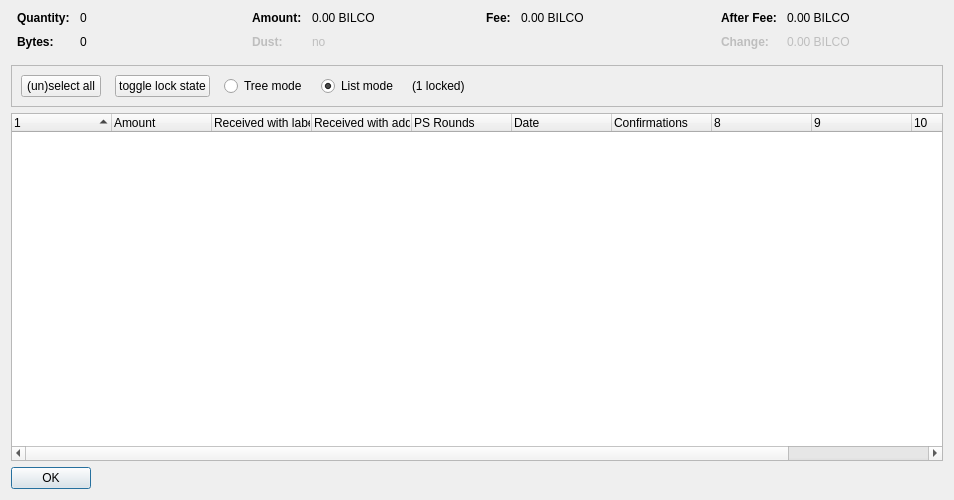
<?xml version="1.0" encoding="UTF-8"?>
<ui version="4.0">
 <class>CoinControlDialog</class>
 <widget class="QDialog" name="CoinControlDialog">
  <property name="geometry">
   <rect>
    <x>0</x>
    <y>0</y>
    <width>954</width>
    <height>500</height>
   </rect>
  </property>
  <property name="windowTitle">
   <string>Coin Selection</string>
  </property>
  <layout class="QVBoxLayout" name="verticalLayout">
   <item>
    <layout class="QHBoxLayout" name="horizontalLayoutTop" stretch="0,0,0,0">
     <property name="topMargin">
      <number>0</number>
     </property>
     <property name="bottomMargin">
      <number>10</number>
     </property>
     <item>
      <layout class="QFormLayout" name="formLayoutCoinControl1">
       <property name="horizontalSpacing">
        <number>10</number>
       </property>
       <property name="verticalSpacing">
        <number>10</number>
       </property>
       <property name="leftMargin">
        <number>6</number>
       </property>
       <property name="rightMargin">
        <number>6</number>
       </property>
       <item row="0" column="0">
        <widget class="QLabel" name="labelCoinControlQuantityText">
         <property name="font">
          <font>
           <weight>75</weight>
           <bold>true</bold>
          </font>
         </property>
         <property name="text">
          <string>Quantity:</string>
         </property>
        </widget>
       </item>
       <item row="0" column="1">
        <widget class="QLabel" name="labelCoinControlQuantity">
         <property name="cursor">
          <cursorShape>IBeamCursor</cursorShape>
         </property>
         <property name="contextMenuPolicy">
          <enum>Qt::ActionsContextMenu</enum>
         </property>
         <property name="text">
          <string notr="true">0</string>
         </property>
         <property name="textInteractionFlags">
          <set>Qt::LinksAccessibleByMouse|Qt::TextSelectableByKeyboard|Qt::TextSelectableByMouse</set>
         </property>
        </widget>
       </item>
       <item row="1" column="0">
        <widget class="QLabel" name="labelCoinControlBytesText">
         <property name="font">
          <font>
           <weight>75</weight>
           <bold>true</bold>
          </font>
         </property>
         <property name="text">
          <string>Bytes:</string>
         </property>
        </widget>
       </item>
       <item row="1" column="1">
        <widget class="QLabel" name="labelCoinControlBytes">
         <property name="cursor">
          <cursorShape>IBeamCursor</cursorShape>
         </property>
         <property name="contextMenuPolicy">
          <enum>Qt::ActionsContextMenu</enum>
         </property>
         <property name="text">
          <string notr="true">0</string>
         </property>
         <property name="textInteractionFlags">
          <set>Qt::LinksAccessibleByMouse|Qt::TextSelectableByKeyboard|Qt::TextSelectableByMouse</set>
         </property>
        </widget>
       </item>
      </layout>
     </item>
     <item>
      <layout class="QFormLayout" name="formLayoutCoinControl2">
       <property name="horizontalSpacing">
        <number>10</number>
       </property>
       <property name="verticalSpacing">
        <number>10</number>
       </property>
       <property name="leftMargin">
        <number>6</number>
       </property>
       <property name="rightMargin">
        <number>6</number>
       </property>
       <item row="0" column="0">
        <widget class="QLabel" name="labelCoinControlAmountText">
         <property name="font">
          <font>
           <weight>75</weight>
           <bold>true</bold>
          </font>
         </property>
         <property name="text">
          <string>Amount:</string>
         </property>
        </widget>
       </item>
       <item row="0" column="1">
        <widget class="QLabel" name="labelCoinControlAmount">
         <property name="cursor">
          <cursorShape>IBeamCursor</cursorShape>
         </property>
         <property name="contextMenuPolicy">
          <enum>Qt::ActionsContextMenu</enum>
         </property>
         <property name="text">
          <string notr="true">0.00 BILCO</string>
         </property>
         <property name="textInteractionFlags">
          <set>Qt::LinksAccessibleByMouse|Qt::TextSelectableByKeyboard|Qt::TextSelectableByMouse</set>
         </property>
        </widget>
       </item>
       <item row="1" column="0">
        <widget class="QLabel" name="labelCoinControlLowOutputText">
         <property name="enabled">
          <bool>false</bool>
         </property>
         <property name="font">
          <font>
           <weight>75</weight>
           <bold>true</bold>
          </font>
         </property>
         <property name="text">
          <string>Dust:</string>
         </property>
        </widget>
       </item>
       <item row="1" column="1">
        <widget class="QLabel" name="labelCoinControlLowOutput">
         <property name="enabled">
          <bool>false</bool>
         </property>
         <property name="cursor">
          <cursorShape>IBeamCursor</cursorShape>
         </property>
         <property name="contextMenuPolicy">
          <enum>Qt::ActionsContextMenu</enum>
         </property>
         <property name="text">
          <string notr="true">no</string>
         </property>
         <property name="textInteractionFlags">
          <set>Qt::LinksAccessibleByMouse|Qt::TextSelectableByKeyboard|Qt::TextSelectableByMouse</set>
         </property>
        </widget>
       </item>
      </layout>
     </item>
     <item>
      <layout class="QFormLayout" name="formLayoutCoinControl3">
       <property name="horizontalSpacing">
        <number>10</number>
       </property>
       <property name="verticalSpacing">
        <number>10</number>
       </property>
       <property name="leftMargin">
        <number>6</number>
       </property>
       <property name="rightMargin">
        <number>6</number>
       </property>
       <item row="0" column="0">
        <widget class="QLabel" name="labelCoinControlFeeText">
         <property name="font">
          <font>
           <weight>75</weight>
           <bold>true</bold>
          </font>
         </property>
         <property name="text">
          <string>Fee:</string>
         </property>
        </widget>
       </item>
       <item row="0" column="1">
        <widget class="QLabel" name="labelCoinControlFee">
         <property name="cursor">
          <cursorShape>IBeamCursor</cursorShape>
         </property>
         <property name="contextMenuPolicy">
          <enum>Qt::ActionsContextMenu</enum>
         </property>
         <property name="text">
          <string notr="true">0.00 BILCO</string>
         </property>
         <property name="textInteractionFlags">
          <set>Qt::LinksAccessibleByMouse|Qt::TextSelectableByKeyboard|Qt::TextSelectableByMouse</set>
         </property>
        </widget>
       </item>
      </layout>
     </item>
     <item>
      <layout class="QFormLayout" name="formLayoutCoinControl4">
       <property name="horizontalSpacing">
        <number>10</number>
       </property>
       <property name="verticalSpacing">
        <number>10</number>
       </property>
       <property name="leftMargin">
        <number>6</number>
       </property>
       <property name="rightMargin">
        <number>6</number>
       </property>
       <item row="0" column="0">
        <widget class="QLabel" name="labelCoinControlAfterFeeText">
         <property name="font">
          <font>
           <weight>75</weight>
           <bold>true</bold>
          </font>
         </property>
         <property name="text">
          <string>After Fee:</string>
         </property>
        </widget>
       </item>
       <item row="0" column="1">
        <widget class="QLabel" name="labelCoinControlAfterFee">
         <property name="cursor">
          <cursorShape>IBeamCursor</cursorShape>
         </property>
         <property name="contextMenuPolicy">
          <enum>Qt::ActionsContextMenu</enum>
         </property>
         <property name="text">
          <string notr="true">0.00 BILCO</string>
         </property>
         <property name="textInteractionFlags">
          <set>Qt::LinksAccessibleByMouse|Qt::TextSelectableByKeyboard|Qt::TextSelectableByMouse</set>
         </property>
        </widget>
       </item>
       <item row="1" column="0">
        <widget class="QLabel" name="labelCoinControlChangeText">
         <property name="enabled">
          <bool>false</bool>
         </property>
         <property name="font">
          <font>
           <weight>75</weight>
           <bold>true</bold>
          </font>
         </property>
         <property name="text">
          <string>Change:</string>
         </property>
        </widget>
       </item>
       <item row="1" column="1">
        <widget class="QLabel" name="labelCoinControlChange">
         <property name="enabled">
          <bool>false</bool>
         </property>
         <property name="cursor">
          <cursorShape>IBeamCursor</cursorShape>
         </property>
         <property name="contextMenuPolicy">
          <enum>Qt::ActionsContextMenu</enum>
         </property>
         <property name="text">
          <string notr="true">0.00 BILCO</string>
         </property>
         <property name="textInteractionFlags">
          <set>Qt::LinksAccessibleByMouse|Qt::TextSelectableByKeyboard|Qt::TextSelectableByMouse</set>
         </property>
        </widget>
       </item>
      </layout>
     </item>
    </layout>
   </item>
   <item>
    <widget class="QFrame" name="frame">
     <property name="minimumSize">
      <size>
       <width>0</width>
       <height>40</height>
      </size>
     </property>
     <property name="frameShape">
      <enum>QFrame::StyledPanel</enum>
     </property>
     <property name="frameShadow">
      <enum>QFrame::Sunken</enum>
     </property>
     <layout class="QHBoxLayout" name="horizontalLayout">
      <item>
       <layout class="QHBoxLayout" name="horizontalLayoutPanel" stretch="0,0,0,0,0,0">
        <property name="spacing">
         <number>14</number>
        </property>
        <item>
         <widget class="QPushButton" name="pushButtonSelectAll">
          <property name="sizePolicy">
           <sizepolicy hsizetype="Maximum" vsizetype="Fixed">
            <horstretch>0</horstretch>
            <verstretch>0</verstretch>
           </sizepolicy>
          </property>
          <property name="text">
           <string>(un)select all</string>
          </property>
          <property name="autoDefault">
           <bool>false</bool>
          </property>
         </widget>
        </item>
        <item>
         <widget class="QPushButton" name="pushButtonToggleLock">
          <property name="sizePolicy">
           <sizepolicy hsizetype="Maximum" vsizetype="Fixed">
            <horstretch>0</horstretch>
            <verstretch>0</verstretch>
           </sizepolicy>
          </property>
          <property name="text">
           <string>toggle lock state</string>
          </property>
          <property name="autoDefault">
           <bool>false</bool>
          </property>
         </widget>
        </item>
        <item>
         <widget class="QRadioButton" name="radioTreeMode">
          <property name="sizePolicy">
           <sizepolicy hsizetype="Maximum" vsizetype="Fixed">
            <horstretch>0</horstretch>
            <verstretch>0</verstretch>
           </sizepolicy>
          </property>
          <property name="text">
           <string>Tree mode</string>
          </property>
         </widget>
        </item>
        <item>
         <widget class="QRadioButton" name="radioListMode">
          <property name="sizePolicy">
           <sizepolicy hsizetype="Maximum" vsizetype="Fixed">
            <horstretch>0</horstretch>
            <verstretch>0</verstretch>
           </sizepolicy>
          </property>
          <property name="text">
           <string>List mode</string>
          </property>
          <property name="checked">
           <bool>true</bool>
          </property>
         </widget>
        </item>
        <item>
         <widget class="QLabel" name="labelLocked">
          <property name="text">
           <string>(1 locked)</string>
          </property>
         </widget>
        </item>
        <item>
         <spacer name="horizontalSpacer">
          <property name="orientation">
           <enum>Qt::Horizontal</enum>
          </property>
          <property name="sizeHint" stdset="0">
           <size>
            <width>40</width>
            <height>20</height>
           </size>
          </property>
         </spacer>
        </item>
       </layout>
      </item>
     </layout>
    </widget>
   </item>
   <item>
    <widget class="CoinControlTreeWidget" name="treeWidget">
     <property name="contextMenuPolicy">
      <enum>Qt::CustomContextMenu</enum>
     </property>
     <property name="sortingEnabled">
      <bool>false</bool>
     </property>
     <property name="columnCount">
      <number>11</number>
     </property>
     <attribute name="headerShowSortIndicator" stdset="0">
      <bool>true</bool>
     </attribute>
     <attribute name="headerStretchLastSection">
      <bool>false</bool>
     </attribute>
     <column>
      <property name="text">
       <string/>
      </property>
     </column>
     <column>
      <property name="text">
       <string>Amount</string>
      </property>
     </column>
     <column>
      <property name="text">
       <string>Received with label</string>
      </property>
     </column>
     <column>
      <property name="text">
       <string>Received with address</string>
      </property>
     </column>
     <column>
      <property name="text">
       <string>PS Rounds</string>
      </property>
     </column>
     <column>
      <property name="text">
       <string>Date</string>
      </property>
     </column>
     <column>
      <property name="text">
       <string>Confirmations</string>
      </property>
      <property name="toolTip">
       <string>Confirmed</string>
      </property>
     </column>
     <column>
      <property name="text">
       <string/>
      </property>
     </column>
     <column>
      <property name="text">
       <string/>
      </property>
     </column>
     <column>
      <property name="text">
       <string/>
      </property>
     </column>
     <column>
      <property name="text">
       <string/>
      </property>
     </column>
    </widget>
   </item>
   <item>
    <widget class="QDialogButtonBox" name="buttonBox">
     <property name="sizePolicy">
      <sizepolicy hsizetype="Maximum" vsizetype="Fixed">
       <horstretch>0</horstretch>
       <verstretch>0</verstretch>
      </sizepolicy>
     </property>
     <property name="orientation">
      <enum>Qt::Horizontal</enum>
     </property>
     <property name="standardButtons">
      <set>QDialogButtonBox::Ok</set>
     </property>
    </widget>
   </item>
  </layout>
 </widget>
 <customwidgets>
  <customwidget>
   <class>CoinControlTreeWidget</class>
   <extends>QTreeWidget</extends>
   <header>coincontroltreewidget.h</header>
  </customwidget>
 </customwidgets>
 <resources/>
 <connections/>
</ui>
